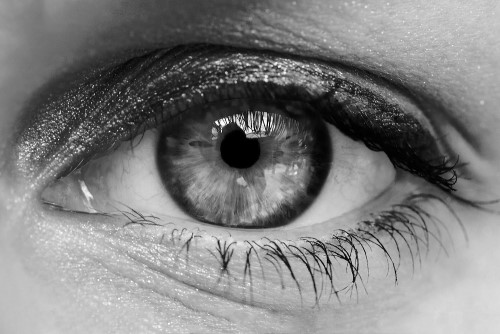
#> input picture codes/week_03_digital_image/results/eye.bmp, 500 x 334 px, given in place of eye.jpg, which was not available
$ jupyter execute --allow-errors c01_digital_image.ipynb   (text cells are left out)
#> lines starting #> are read from the running program, lines starting #| are printed output that depends on the picture; pictures that were not available may be replaced by others from this repository, and a replacement may not be noted
[cell 1]
import cv2
import numpy as np
import matplotlib.pyplot as plt

#> (a cell that did not finish here is left out)

[cell 3]
img_eye = cv2.imread("imgs/eye.jpg")
#> img_eye is the input picture: shape (334, 500, 3); min 0, max 255, mean 127.4

[cell 4]
img_eye

[cell 5]
type(img_eye)

[cell 6]
np.min(img_eye), np.max(img_eye), np.mean(img_eye)
#> Out = (0, 255, 127.4)

[cell 7]
img_eye.shape
#> Out = (334, 500, 3)

[cell 8]
img_eye.dtype

[cell 9]
img_rgb = cv2.imread("imgs/flowers.png")
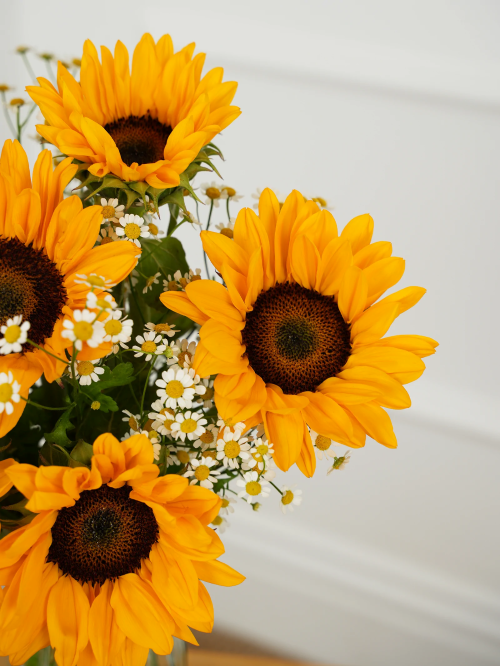
#> input picture codes/week_03_digital_image/imgs/flowers.png, 500 x 666 px
#> img_rgb is the input picture: shape (666, 500, 3); mean B, G, R 102, 160, 193.7
img_rgb.shape
#> Out = (666, 500, 3)

[cell 10]
np.min(img_rgb), np.max(img_rgb), np.mean(img_rgb)
#> Out = (0, 255, 151.9)

#> (a cell that did not finish here is left out)

[cell 12]
cv2.imshow("Eye image", img_eye)
wk = cv2.waitKey()
#> (key Esc is pressed here)
# wk = cv2.waitKey(1000)
print(f"waitkey: {wk}")
cv2.destroyAllWindows()
# cv2.destroyWindow('Eye image')

[cell 13]
cv2.imshow("RGB image", img_rgb)
wk = cv2.waitKey()
#> (key Esc is pressed here)
# wk = cv2.waitKey(1000)
print(f"waitkey: {wk}")
cv2.destroyAllWindows()
# cv2.destroyWindow('RGB image')

[cell 14]
plt.imshow(img_eye)

[cell 15]
# plt.figure(figsize=(4, 3))
plt.imshow(img_eye);
plt.axis("off");

[cell 16]
plt.imshow(img_rgb);
plt.axis("off");

#> (a cell that did not finish here is left out)

[cell 18]
import os

os.makedirs("results", exist_ok=True)

[cell 19]
cv2.imwrite('results/eye.bmp',img_eye)
#> Out = True

[cell 20]
cv2.imwrite('resultsAAAAAAAA/eye.bmp',img_eye)
#> Out = True

[cell 21]
b=cv2.imwrite('results/eye.bmp',img_eye)
if not b:
    raise Exception("Image saving error")

[cell 22]
b=cv2.imwrite('resultsAAAAAAAA/eye.bmp',img_eye)
if not b:
    raise Exception("Image saving error")

[cell 23]
img_eye[:,:,0]

[cell 24]
img_eye[...,0]

[cell 25]
gray = img_eye[..., 0]
cv2.imwrite("results/eye-gray.bmp", gray)
#> Out = True

[cell 26]
gray = img_eye[..., 0]
cv2.imwrite("results/eye-gray.jpg", gray)
#> Out = True

[cell 27]
gray = img_eye[..., 0]
cv2.imwrite("results/eye-gray.png", gray)
#> Out = True

[cell 28]
img2 = cv2.imread("imgs/eye2.jpg")
if img2 is None:
    print('Error')

cv2.imshow("", img2)
cv2.waitKey()
cv2.destroyAllWindows()

[cell 29]
img2 = cv2.imread("imgs/eye.jpg")
if img2 is None:
    print('Error')

print(img2.shape)
#| (334, 500, 3)
# cv2.imshow("", img2)
# cv2.waitKey()
# cv2.destroyAllWindows()

[cell 30]
img2 = cv2.imread("imgs/eye.jpg",cv2.IMREAD_GRAYSCALE)
if img2 is None:
    print('Error')

print(img2.shape)
#| (334, 500)
# cv2.imshow("", img2)
# cv2.waitKey()
# cv2.destroyAllWindows()

[cell 31]
img2 = cv2.imread("imgs/flowers.png",cv2.IMREAD_GRAYSCALE)
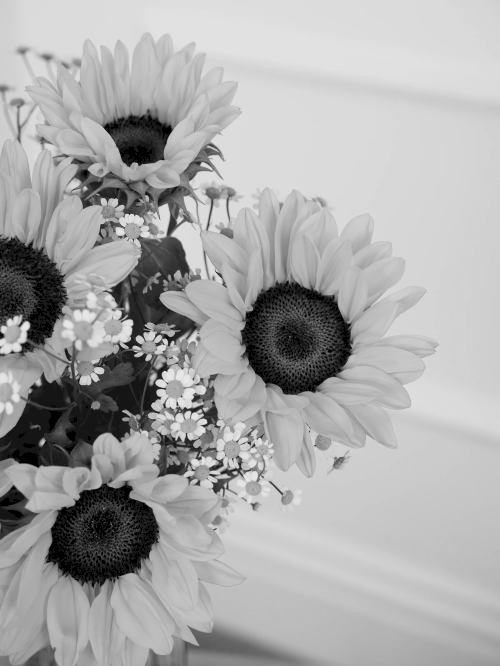
#> img2: shape (666, 500); min 0, max 234, mean 169.6
if img2 is None:
    print('Error')

print(img2.shape)
#| (666, 500)
cv2.imshow("", img2)
cv2.waitKey()
cv2.destroyAllWindows()

[cell 32]
img2 = cv2.imread("imgs/eye.jpg",cv2.IMREAD_GRAYSCALE)
if img2 is None:
    print('Error')

print(img2.shape)
#| (334, 500)

[cell 33]
img2 = cv2.imread("imgs/eye.jpg",cv2.IMREAD_REDUCED_GRAYSCALE_8)
#> img2: shape (41, 62); min 0, max 238, mean 127.3
if img2 is None:
    print('Error')

print(img2.shape)
#| (41, 62)

[cell 34]
img2 = cv2.imread("imgs/eye.jpg",cv2.IMREAD_COLOR)
if img2 is None:
    print('Error')

print(img2.shape)
#| (334, 500, 3)

[cell 35]
img2 = cv2.imread("imgs/eye.jpg",cv2.IMREAD_REDUCED_COLOR_8)
#> img2: shape (41, 62, 3); min 0, max 238, mean 127.3
if img2 is None:
    print('Error')

print(img2.shape)
#| (41, 62, 3)

[cell 36]
img2 = cv2.imread("imgs/basketball.png")
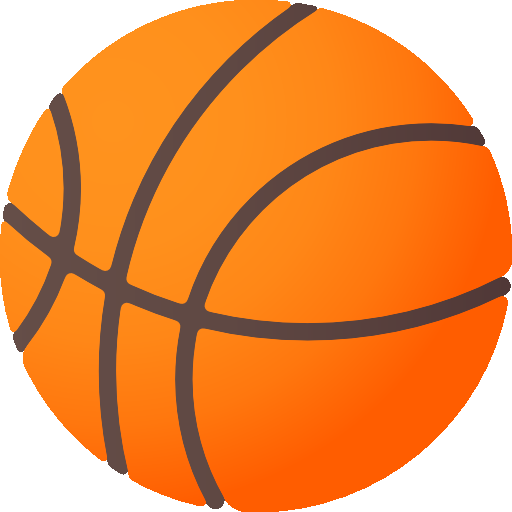
#> input picture codes/week_03_digital_image/imgs/basketball.png, 512 x 512 px
#> img2 is the input picture: shape (512, 512, 3); mean B, G, R 73.9, 145.3, 235
if img2 is None:
    print('Error')

print(img2.shape,img2[2:5,2:5])
#| (512, 512, 3) [[[255 255 255]
#|   [255 255 255]
#|   [255 255 255]]
#|  [[255 255 255]
#|   [255 255 255]
#|   [255 255 255]]
#|  [[255 255 255]
#|   [255 255 255]
#|   [255 255 255]]]
cv2.imshow("", img2)
cv2.waitKey()
cv2.destroyAllWindows()

[cell 37]
img2 = cv2.imread("imgs/basketball.png",cv2.IMREAD_UNCHANGED)
#> img2: shape (512, 512, 4)
if img2 is None:
    print('Error')

print(img2.shape,img2[2:5,2:5])
#| (512, 512, 4) [[[255 255 255   0]
#|   [255 255 255   0]
#|   [255 255 255   0]]
#|  [[255 255 255   0]
#|   [255 255 255   0]
#|   [255 255 255   0]]
#|  [[255 255 255   0]
#|   [255 255 255   0]
#|   [255 255 255   0]]]
cv2.imshow("", img2)
cv2.waitKey()
cv2.destroyAllWindows()

[cell 38]
img2[0,0]
#> Out = [255, 255, 255, 0]

[cell 39]
img2[255,255]
#> Out = [24, 137, 255, 255]

[cell 40]
img2[...,-1]

[cell 41]
np.unique(img2[...,-1])
#> Out = 255 values from 0 to 255

[cell 42]
len(np.unique(img2[...,-1]))
#> Out = 255

[cell 43]
l0to255 = [i for i in range(256)]
# print(np.max(l0to255))
# len(l0to255)
print(np.sum(l0to255))
print(np.sum(np.unique(img2[..., -1])))
#| 32479
print(np.sum(l0to255) - np.sum(np.unique(img2[..., -1])))
#| 161.0

[cell 44]
img3_bgr = cv2.imread("imgs/basketball.png")
if img3_bgr is None:
    print("Error")

print(img3_bgr.shape)
#| (512, 512, 3)

plt.Figure(figsize=(3, 3))
plt.imshow(img3_bgr)
plt.axis("off")


cv2.imshow("", img3_bgr)
cv2.waitKey()
cv2.destroyAllWindows()

[cell 45]
b = img3_bgr[..., 0]
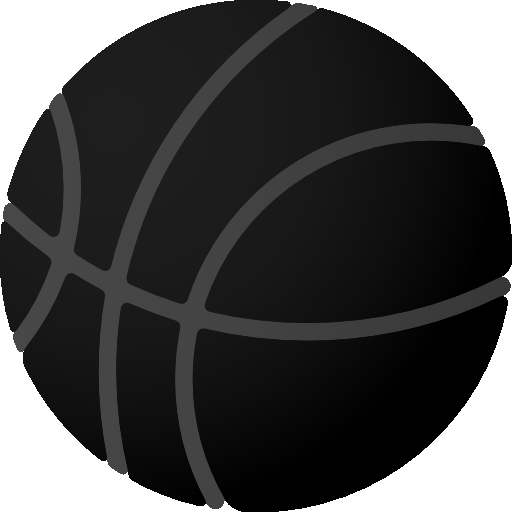
#> b: shape (512, 512); min 0, max 255, mean 73.9
g = img3_bgr[..., 1]
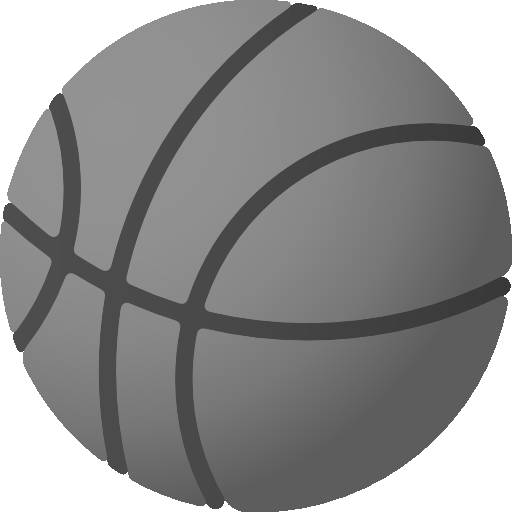
#> g: shape (512, 512); min 56, max 255, mean 145.3
r = img3_bgr[..., 2]
print(r.shape)
#| (512, 512)

img3_rgb = np.stack((r, g, b), axis=2)
print(img3_bgr.shape)
#| (512, 512, 3)

plt.Figure(figsize=(3, 3))
plt.imshow(img3_rgb)
plt.axis("off")

cv2.imshow("", img3_rgb)
cv2.waitKey()
cv2.destroyAllWindows()

[cell 46]
img3_rgb = cv2.cvtColor(img3_bgr, cv2.COLOR_BGR2RGB)
print(img3_bgr.shape)
#| (512, 512, 3)

plt.Figure(figsize=(3, 3))
plt.imshow(img3_rgb)
plt.axis("off")


cv2.imshow("", img3_rgb)
cv2.waitKey()
cv2.destroyAllWindows()

[cell 47]
img3_rgb = cv2.cvtColor(img3_bgr, cv2.COLOR_BGR2RGB)
print(img3_bgr.shape)
#| (512, 512, 3)

plt.Figure(figsize=(3, 3))
plt.imshow(img3_rgb)
plt.axis("off")

tmp_bgr = cv2.cvtColor(img3_rgb, cv2.COLOR_RGB2BGR)
cv2.imshow("", tmp_bgr)
cv2.waitKey()
cv2.destroyAllWindows()
del tmp_bgr

[cell 48]
img3_gray = cv2.cvtColor(img3_bgr, cv2.COLOR_BGR2GRAY)
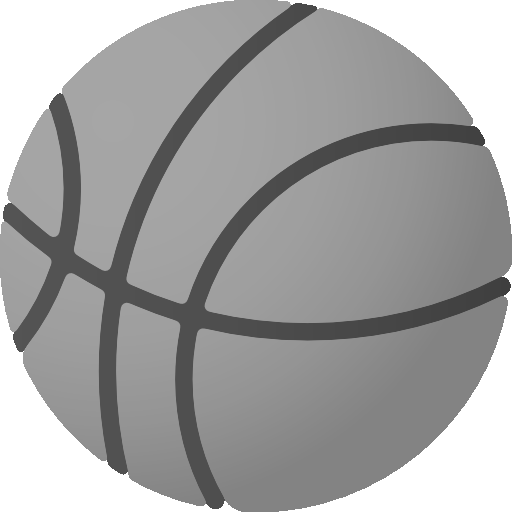
#> img3_gray: shape (512, 512); min 63, max 255, mean 164
print(img3_gray.shape)
#| (512, 512)

plt.Figure(figsize=(3, 3))
plt.imshow(img3_gray)
# plt.imshow(np.stack((img3_gray, img3_gray, img3_gray), axis=2))
plt.axis("off")

cv2.imshow("", img3_gray)
cv2.waitKey()
cv2.destroyAllWindows()

[cell 49]
bgr = np.stack((b, g, r), axis=2)

cv2.imshow("", bgr)
cv2.waitKey()
cv2.destroyAllWindows()

[cell 50]
brg = np.stack((b, r, g), axis=2)
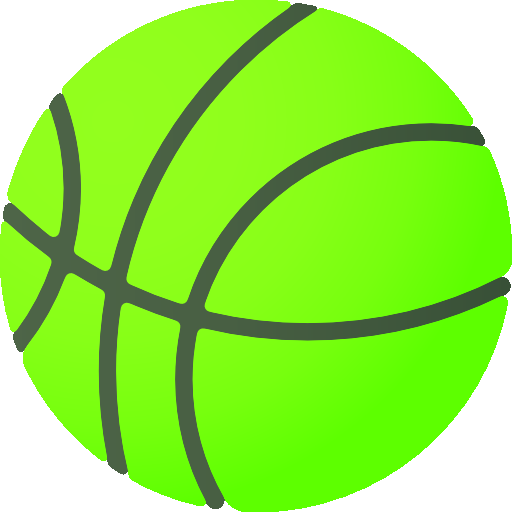
#> brg: shape (512, 512, 3); mean of channels 0, 1, 2 73.9, 235, 145.3; drawn as B, G, R

cv2.imshow("", brg)
cv2.waitKey()
cv2.destroyAllWindows()

[cell 51]
z=np.zeros_like(r)
bzz = np.stack((b, z, z), axis=2)
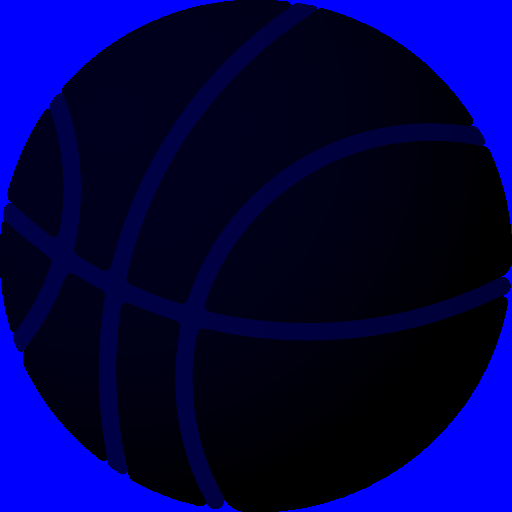
#> bzz: shape (512, 512, 3); mean of channels 0, 1, 2 73.9, 0, 0; drawn as B, G, R

cv2.imshow("", bzz)
cv2.waitKey()
cv2.destroyAllWindows()

[cell 52]
img = np.ones((255, 255), dtype=np.uint8)
print(img.shape, np.min(img), np.max(img))

cv2.imshow("", img)
cv2.waitKey()
cv2.destroyAllWindows()

[cell 53]
img = 127 * np.ones((255, 255), dtype=np.uint8)
print(img.shape, np.min(img), np.max(img))

cv2.imshow("", img)
cv2.waitKey()
cv2.destroyAllWindows()

[cell 54]
img = 255 * np.ones((255, 255), dtype=np.uint8)
print(img.shape, np.min(img), np.max(img))

cv2.imshow("", img)
cv2.waitKey()
cv2.destroyAllWindows()

[cell 55]
img = 255 * np.ones((255, 255), dtype=np.uint8)
print(img.shape, np.min(img), np.max(img))

img[:, ::5] = 0

cv2.imshow("", img)
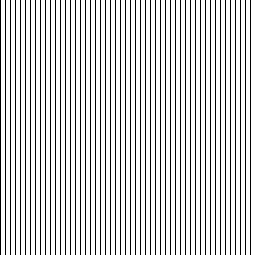
#> window '': shape (255, 255); 80% white; black in thin lines or dots
cv2.waitKey()
cv2.destroyAllWindows()

[cell 56]
img = 255 * np.ones((255, 255), dtype=np.uint8)
print(img.shape, np.min(img), np.max(img))

img[:, ::10] = 0
img[::10, :] = 0

cv2.imshow("", img)
cv2.waitKey()
cv2.destroyAllWindows()

cv2.imwrite("results/grid.bmp",img)

[cell 57]
img = 255 * np.ones((200, 400), dtype=np.uint8)
print(img.shape, img.shape[0], img.shape[1], img.shape[0] * img.shape[1])

print(img.size)

print(img.nbytes)
print(img.nbytes / 1000)
print(img.ndim)
print(img3_rgb.ndim)
#| 3


img_t = img.T
print(img_t.shape)

[cell 58]
i = 0

img = cv2.imread("imgs/flowers.png")

img = cv2.cvtColor(img, cv2.COLOR_BGR2GRAY)
cv2.imshow(f"T {i}", img)
i += 1

img = img.T
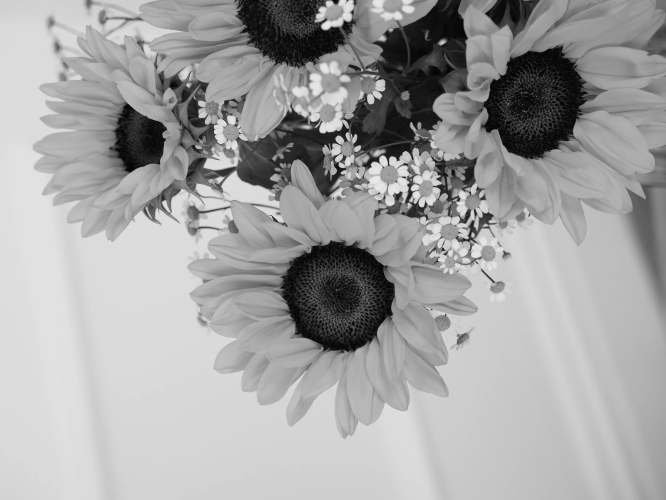
#> img: shape (500, 666); min 1, max 234, mean 163.5
cv2.imshow(f"T {i}", img)
i += 1

img = img.T
cv2.imshow(f"T {i}", img)
i += 1

img = img.T
cv2.imshow(f"T {i}", img)
i += 1

img = img.T
cv2.imshow(f"T {i}", img)
i += 1

img = img.T
cv2.imshow(f"T {i}", img)
i += 1

cv2.waitKey()
cv2.destroyAllWindows()
